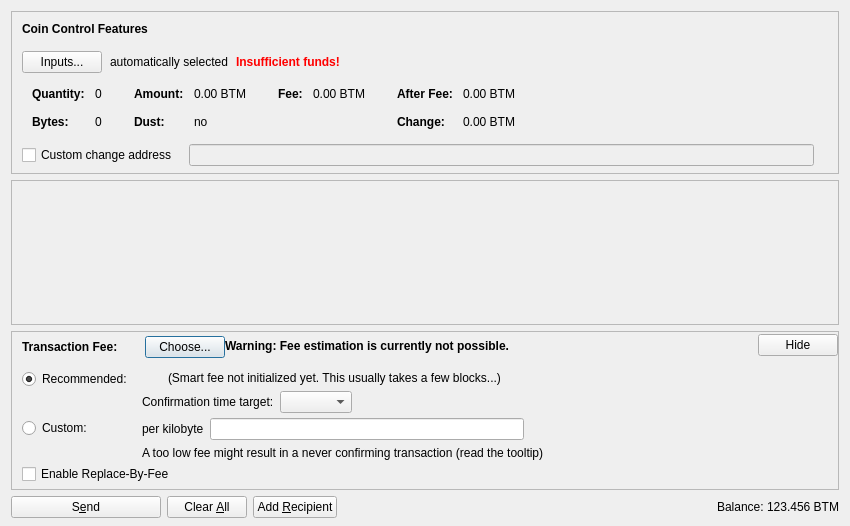
<?xml version="1.0" encoding="UTF-8"?>
<ui version="4.0">
 <class>SendCoinsDialog</class>
 <widget class="QDialog" name="SendCoinsDialog">
  <property name="geometry">
   <rect>
    <x>0</x>
    <y>0</y>
    <width>850</width>
    <height>526</height>
   </rect>
  </property>
  <property name="windowTitle">
   <string>Send Coins</string>
  </property>
  <layout class="QVBoxLayout" name="verticalLayout" stretch="0,1,0,0">
   <property name="bottomMargin">
    <number>8</number>
   </property>
   <item>
    <widget class="QFrame" name="frameCoinControl">
     <property name="sizePolicy">
      <sizepolicy hsizetype="Expanding" vsizetype="Expanding">
       <horstretch>0</horstretch>
       <verstretch>0</verstretch>
      </sizepolicy>
     </property>
     <property name="maximumSize">
      <size>
       <width>16777215</width>
       <height>16777215</height>
      </size>
     </property>
     <property name="frameShape">
      <enum>QFrame::StyledPanel</enum>
     </property>
     <property name="frameShadow">
      <enum>QFrame::Sunken</enum>
     </property>
     <layout class="QVBoxLayout" name="verticalLayoutCoinControl2">
      <property name="spacing">
       <number>0</number>
      </property>
      <property name="leftMargin">
       <number>0</number>
      </property>
      <property name="topMargin">
       <number>0</number>
      </property>
      <property name="rightMargin">
       <number>0</number>
      </property>
      <property name="bottomMargin">
       <number>6</number>
      </property>
      <item>
       <layout class="QVBoxLayout" name="verticalLayoutCoinControl" stretch="0,0,0,0,1">
        <property name="spacing">
         <number>0</number>
        </property>
        <property name="leftMargin">
         <number>10</number>
        </property>
        <property name="topMargin">
         <number>10</number>
        </property>
        <item>
         <layout class="QHBoxLayout" name="horizontalLayoutCoinControl1">
          <property name="bottomMargin">
           <number>15</number>
          </property>
          <item>
           <widget class="QLabel" name="labelCoinControlFeatures">
            <property name="sizePolicy">
             <sizepolicy hsizetype="Preferred" vsizetype="Maximum">
              <horstretch>0</horstretch>
              <verstretch>0</verstretch>
             </sizepolicy>
            </property>
            <property name="font">
             <font>
              <weight>75</weight>
              <bold>true</bold>
             </font>
            </property>
            <property name="styleSheet">
             <string notr="true">font-weight:bold;</string>
            </property>
            <property name="text">
             <string>Coin Control Features</string>
            </property>
           </widget>
          </item>
         </layout>
        </item>
        <item>
         <layout class="QHBoxLayout" name="horizontalLayoutCoinControl2" stretch="0,0,0,0">
          <property name="spacing">
           <number>8</number>
          </property>
          <property name="bottomMargin">
           <number>10</number>
          </property>
          <item>
           <widget class="QPushButton" name="pushButtonCoinControl">
            <property name="styleSheet">
             <string notr="true"/>
            </property>
            <property name="text">
             <string>Inputs...</string>
            </property>
            <property name="autoDefault">
             <bool>false</bool>
            </property>
           </widget>
          </item>
          <item>
           <widget class="QLabel" name="labelCoinControlAutomaticallySelected">
            <property name="text">
             <string>automatically selected</string>
            </property>
            <property name="margin">
             <number>5</number>
            </property>
           </widget>
          </item>
          <item>
           <widget class="QLabel" name="labelCoinControlInsuffFunds">
            <property name="font">
             <font>
              <weight>75</weight>
              <bold>true</bold>
             </font>
            </property>
            <property name="styleSheet">
             <string notr="true">color:red;font-weight:bold;</string>
            </property>
            <property name="text">
             <string>Insufficient funds!</string>
            </property>
            <property name="margin">
             <number>5</number>
            </property>
           </widget>
          </item>
          <item>
           <spacer name="horizontalSpacerCoinControl">
            <property name="orientation">
             <enum>Qt::Horizontal</enum>
            </property>
            <property name="sizeHint" stdset="0">
             <size>
              <width>40</width>
              <height>1</height>
             </size>
            </property>
           </spacer>
          </item>
         </layout>
        </item>
        <item>
         <widget class="QWidget" name="widgetCoinControl" native="true">
          <property name="sizePolicy">
           <sizepolicy hsizetype="Preferred" vsizetype="Preferred">
            <horstretch>0</horstretch>
            <verstretch>0</verstretch>
           </sizepolicy>
          </property>
          <property name="minimumSize">
           <size>
            <width>0</width>
            <height>0</height>
           </size>
          </property>
          <property name="styleSheet">
           <string notr="true"/>
          </property>
          <layout class="QHBoxLayout" name="horizontalLayoutCoinControl5">
           <property name="leftMargin">
            <number>0</number>
           </property>
           <property name="topMargin">
            <number>0</number>
           </property>
           <property name="rightMargin">
            <number>0</number>
           </property>
           <property name="bottomMargin">
            <number>0</number>
           </property>
           <item>
            <layout class="QHBoxLayout" name="horizontalLayoutCoinControl3" stretch="0,0,0,1">
             <property name="spacing">
              <number>20</number>
             </property>
             <property name="topMargin">
              <number>0</number>
             </property>
             <property name="bottomMargin">
              <number>10</number>
             </property>
             <item>
              <layout class="QFormLayout" name="formLayoutCoinControl1">
               <property name="horizontalSpacing">
                <number>10</number>
               </property>
               <property name="verticalSpacing">
                <number>14</number>
               </property>
               <property name="leftMargin">
                <number>10</number>
               </property>
               <property name="topMargin">
                <number>4</number>
               </property>
               <property name="rightMargin">
                <number>6</number>
               </property>
               <item row="0" column="0">
                <widget class="QLabel" name="labelCoinControlQuantityText">
                 <property name="font">
                  <font>
                   <weight>75</weight>
                   <bold>true</bold>
                  </font>
                 </property>
                 <property name="text">
                  <string>Quantity:</string>
                 </property>
                 <property name="margin">
                  <number>0</number>
                 </property>
                </widget>
               </item>
               <item row="0" column="1">
                <widget class="QLabel" name="labelCoinControlQuantity">
                 <property name="cursor">
                  <cursorShape>IBeamCursor</cursorShape>
                 </property>
                 <property name="contextMenuPolicy">
                  <enum>Qt::ActionsContextMenu</enum>
                 </property>
                 <property name="text">
                  <string notr="true">0</string>
                 </property>
                 <property name="margin">
                  <number>0</number>
                 </property>
                 <property name="textInteractionFlags">
                  <set>Qt::LinksAccessibleByMouse|Qt::TextSelectableByKeyboard|Qt::TextSelectableByMouse</set>
                 </property>
                </widget>
               </item>
               <item row="1" column="0">
                <widget class="QLabel" name="labelCoinControlBytesText">
                 <property name="font">
                  <font>
                   <weight>75</weight>
                   <bold>true</bold>
                  </font>
                 </property>
                 <property name="text">
                  <string>Bytes:</string>
                 </property>
                </widget>
               </item>
               <item row="1" column="1">
                <widget class="QLabel" name="labelCoinControlBytes">
                 <property name="cursor">
                  <cursorShape>IBeamCursor</cursorShape>
                 </property>
                 <property name="contextMenuPolicy">
                  <enum>Qt::ActionsContextMenu</enum>
                 </property>
                 <property name="text">
                  <string notr="true">0</string>
                 </property>
                 <property name="textInteractionFlags">
                  <set>Qt::LinksAccessibleByMouse|Qt::TextSelectableByKeyboard|Qt::TextSelectableByMouse</set>
                 </property>
                </widget>
               </item>
              </layout>
             </item>
             <item>
              <layout class="QFormLayout" name="formLayoutCoinControl2">
               <property name="horizontalSpacing">
                <number>10</number>
               </property>
               <property name="verticalSpacing">
                <number>14</number>
               </property>
               <property name="leftMargin">
                <number>6</number>
               </property>
               <property name="topMargin">
                <number>4</number>
               </property>
               <property name="rightMargin">
                <number>6</number>
               </property>
               <item row="0" column="0">
                <widget class="QLabel" name="labelCoinControlAmountText">
                 <property name="font">
                  <font>
                   <weight>75</weight>
                   <bold>true</bold>
                  </font>
                 </property>
                 <property name="text">
                  <string>Amount:</string>
                 </property>
                 <property name="margin">
                  <number>0</number>
                 </property>
                </widget>
               </item>
               <item row="0" column="1">
                <widget class="QLabel" name="labelCoinControlAmount">
                 <property name="cursor">
                  <cursorShape>IBeamCursor</cursorShape>
                 </property>
                 <property name="contextMenuPolicy">
                  <enum>Qt::ActionsContextMenu</enum>
                 </property>
                 <property name="text">
                  <string notr="true">0.00 BTM</string>
                 </property>
                 <property name="textInteractionFlags">
                  <set>Qt::LinksAccessibleByMouse|Qt::TextSelectableByKeyboard|Qt::TextSelectableByMouse</set>
                 </property>
                </widget>
               </item>
               <item row="1" column="0">
                <widget class="QLabel" name="labelCoinControlLowOutputText">
                 <property name="font">
                  <font>
                   <weight>75</weight>
                   <bold>true</bold>
                  </font>
                 </property>
                 <property name="text">
                  <string>Dust:</string>
                 </property>
                </widget>
               </item>
               <item row="1" column="1">
                <widget class="QLabel" name="labelCoinControlLowOutput">
                 <property name="cursor">
                  <cursorShape>IBeamCursor</cursorShape>
                 </property>
                 <property name="contextMenuPolicy">
                  <enum>Qt::ActionsContextMenu</enum>
                 </property>
                 <property name="text">
                  <string notr="true">no</string>
                 </property>
                 <property name="textInteractionFlags">
                  <set>Qt::LinksAccessibleByMouse|Qt::TextSelectableByKeyboard|Qt::TextSelectableByMouse</set>
                 </property>
                </widget>
               </item>
              </layout>
             </item>
             <item>
              <layout class="QFormLayout" name="formLayoutCoinControl3">
               <property name="horizontalSpacing">
                <number>10</number>
               </property>
               <property name="verticalSpacing">
                <number>14</number>
               </property>
               <property name="leftMargin">
                <number>6</number>
               </property>
               <property name="topMargin">
                <number>4</number>
               </property>
               <property name="rightMargin">
                <number>6</number>
               </property>
               <item row="0" column="0">
                <widget class="QLabel" name="labelCoinControlFeeText">
                 <property name="font">
                  <font>
                   <weight>75</weight>
                   <bold>true</bold>
                  </font>
                 </property>
                 <property name="text">
                  <string>Fee:</string>
                 </property>
                 <property name="margin">
                  <number>0</number>
                 </property>
                </widget>
               </item>
               <item row="0" column="1">
                <widget class="QLabel" name="labelCoinControlFee">
                 <property name="cursor">
                  <cursorShape>IBeamCursor</cursorShape>
                 </property>
                 <property name="contextMenuPolicy">
                  <enum>Qt::ActionsContextMenu</enum>
                 </property>
                 <property name="text">
                  <string notr="true">0.00 BTM</string>
                 </property>
                 <property name="textInteractionFlags">
                  <set>Qt::LinksAccessibleByMouse|Qt::TextSelectableByKeyboard|Qt::TextSelectableByMouse</set>
                 </property>
                </widget>
               </item>
              </layout>
             </item>
             <item>
              <layout class="QFormLayout" name="formLayoutCoinControl4">
               <property name="horizontalSpacing">
                <number>10</number>
               </property>
               <property name="verticalSpacing">
                <number>14</number>
               </property>
               <property name="leftMargin">
                <number>6</number>
               </property>
               <property name="topMargin">
                <number>4</number>
               </property>
               <property name="rightMargin">
                <number>6</number>
               </property>
               <item row="0" column="0">
                <widget class="QLabel" name="labelCoinControlAfterFeeText">
                 <property name="font">
                  <font>
                   <weight>75</weight>
                   <bold>true</bold>
                  </font>
                 </property>
                 <property name="text">
                  <string>After Fee:</string>
                 </property>
                 <property name="margin">
                  <number>0</number>
                 </property>
                </widget>
               </item>
               <item row="0" column="1">
                <widget class="QLabel" name="labelCoinControlAfterFee">
                 <property name="cursor">
                  <cursorShape>IBeamCursor</cursorShape>
                 </property>
                 <property name="contextMenuPolicy">
                  <enum>Qt::ActionsContextMenu</enum>
                 </property>
                 <property name="text">
                  <string notr="true">0.00 BTM</string>
                 </property>
                 <property name="textInteractionFlags">
                  <set>Qt::LinksAccessibleByMouse|Qt::TextSelectableByKeyboard|Qt::TextSelectableByMouse</set>
                 </property>
                </widget>
               </item>
               <item row="1" column="0">
                <widget class="QLabel" name="labelCoinControlChangeText">
                 <property name="font">
                  <font>
                   <weight>75</weight>
                   <bold>true</bold>
                  </font>
                 </property>
                 <property name="text">
                  <string>Change:</string>
                 </property>
                </widget>
               </item>
               <item row="1" column="1">
                <widget class="QLabel" name="labelCoinControlChange">
                 <property name="cursor">
                  <cursorShape>IBeamCursor</cursorShape>
                 </property>
                 <property name="contextMenuPolicy">
                  <enum>Qt::ActionsContextMenu</enum>
                 </property>
                 <property name="text">
                  <string notr="true">0.00 BTM</string>
                 </property>
                 <property name="textInteractionFlags">
                  <set>Qt::LinksAccessibleByMouse|Qt::TextSelectableByKeyboard|Qt::TextSelectableByMouse</set>
                 </property>
                </widget>
               </item>
              </layout>
             </item>
            </layout>
           </item>
          </layout>
         </widget>
        </item>
        <item>
         <layout class="QHBoxLayout" name="horizontalLayoutCoinControl4" stretch="0,0,0">
          <property name="spacing">
           <number>12</number>
          </property>
          <property name="sizeConstraint">
           <enum>QLayout::SetDefaultConstraint</enum>
          </property>
          <property name="topMargin">
           <number>5</number>
          </property>
          <property name="rightMargin">
           <number>5</number>
          </property>
          <item>
           <widget class="QCheckBox" name="checkBoxCoinControlChange">
            <property name="toolTip">
             <string>If this is activated, but the change address is empty or invalid, change will be sent to a newly generated address.</string>
            </property>
            <property name="text">
             <string>Custom change address</string>
            </property>
           </widget>
          </item>
          <item>
           <widget class="QValidatedLineEdit" name="lineEditCoinControlChange">
            <property name="enabled">
             <bool>false</bool>
            </property>
            <property name="sizePolicy">
             <sizepolicy hsizetype="Expanding" vsizetype="Fixed">
              <horstretch>0</horstretch>
              <verstretch>0</verstretch>
             </sizepolicy>
            </property>
           </widget>
          </item>
          <item>
           <widget class="QLabel" name="labelCoinControlChangeLabel">
            <property name="sizePolicy">
             <sizepolicy hsizetype="Preferred" vsizetype="Expanding">
              <horstretch>0</horstretch>
              <verstretch>0</verstretch>
             </sizepolicy>
            </property>
            <property name="minimumSize">
             <size>
              <width>0</width>
              <height>0</height>
             </size>
            </property>
            <property name="text">
             <string/>
            </property>
            <property name="margin">
             <number>3</number>
            </property>
           </widget>
          </item>
         </layout>
        </item>
        <item>
         <spacer name="verticalSpacerCoinControl">
          <property name="orientation">
           <enum>Qt::Vertical</enum>
          </property>
          <property name="sizeHint" stdset="0">
           <size>
            <width>800</width>
            <height>1</height>
           </size>
          </property>
         </spacer>
        </item>
       </layout>
      </item>
     </layout>
    </widget>
   </item>
   <item>
    <widget class="QScrollArea" name="scrollArea">
     <property name="widgetResizable">
      <bool>true</bool>
     </property>
     <widget class="QWidget" name="scrollAreaWidgetContents">
      <property name="geometry">
       <rect>
        <x>0</x>
        <y>0</y>
        <width>830</width>
        <height>104</height>
       </rect>
      </property>
      <layout class="QVBoxLayout" name="verticalLayout_2" stretch="0,1">
       <property name="leftMargin">
        <number>0</number>
       </property>
       <property name="topMargin">
        <number>0</number>
       </property>
       <property name="rightMargin">
        <number>0</number>
       </property>
       <property name="bottomMargin">
        <number>0</number>
       </property>
       <item>
        <layout class="QVBoxLayout" name="entries">
         <property name="spacing">
          <number>6</number>
         </property>
        </layout>
       </item>
       <item>
        <spacer name="verticalSpacer">
         <property name="orientation">
          <enum>Qt::Vertical</enum>
         </property>
         <property name="sizeHint" stdset="0">
          <size>
           <width>20</width>
           <height>40</height>
          </size>
         </property>
        </spacer>
       </item>
      </layout>
     </widget>
    </widget>
   </item>
   <item>
    <widget class="QFrame" name="frameFee">
     <property name="sizePolicy">
      <sizepolicy hsizetype="Expanding" vsizetype="Expanding">
       <horstretch>0</horstretch>
       <verstretch>0</verstretch>
      </sizepolicy>
     </property>
     <property name="maximumSize">
      <size>
       <width>16777215</width>
       <height>16777215</height>
      </size>
     </property>
     <property name="frameShape">
      <enum>QFrame::StyledPanel</enum>
     </property>
     <property name="frameShadow">
      <enum>QFrame::Sunken</enum>
     </property>
     <layout class="QVBoxLayout" name="verticalLayoutFee1">
      <property name="spacing">
       <number>0</number>
      </property>
      <property name="leftMargin">
       <number>0</number>
      </property>
      <property name="topMargin">
       <number>0</number>
      </property>
      <property name="rightMargin">
       <number>0</number>
      </property>
      <property name="bottomMargin">
       <number>0</number>
      </property>
      <item>
       <layout class="QVBoxLayout" name="verticalLayoutFee2" stretch="0,0,0">
        <property name="spacing">
         <number>0</number>
        </property>
        <property name="leftMargin">
         <number>10</number>
        </property>
        <property name="topMargin">
         <number>0</number>
        </property>
        <item>
         <layout class="QHBoxLayout" name="horizontalLayoutFee1">
          <property name="bottomMargin">
           <number>0</number>
          </property>
          <item>
           <layout class="QVBoxLayout" name="verticalLayoutFee7">
            <property name="spacing">
             <number>0</number>
            </property>
            <item>
             <spacer name="verticalSpacerSmartFee">
              <property name="orientation">
               <enum>Qt::Vertical</enum>
              </property>
              <property name="sizeType">
               <enum>QSizePolicy::Fixed</enum>
              </property>
              <property name="sizeHint" stdset="0">
               <size>
                <width>1</width>
                <height>4</height>
               </size>
              </property>
             </spacer>
            </item>
            <item>
             <layout class="QHBoxLayout" name="horizontalLayoutSmartFee">
              <property name="spacing">
               <number>10</number>
              </property>
              <item>
               <widget class="QLabel" name="labelFeeHeadline">
                <property name="sizePolicy">
                 <sizepolicy hsizetype="Preferred" vsizetype="Maximum">
                  <horstretch>0</horstretch>
                  <verstretch>0</verstretch>
                 </sizepolicy>
                </property>
                <property name="font">
                 <font>
                  <weight>75</weight>
                  <bold>true</bold>
                 </font>
                </property>
                <property name="styleSheet">
                 <string notr="true">font-weight:bold;</string>
                </property>
                <property name="text">
                 <string>Transaction Fee:</string>
                </property>
               </widget>
              </item>
              <item>
               <widget class="QLabel" name="labelFeeMinimized">
                <property name="text">
                 <string/>
                </property>
               </widget>
              </item>
              <item>
               <widget class="QPushButton" name="buttonChooseFee">
                <property name="text">
                 <string>Choose...</string>
                </property>
               </widget>
              </item>
             </layout>
            </item>
            <item>
             <spacer name="verticalSpacer_5">
              <property name="orientation">
               <enum>Qt::Vertical</enum>
              </property>
              <property name="sizeHint" stdset="0">
               <size>
                <width>1</width>
                <height>1</height>
               </size>
              </property>
             </spacer>
            </item>
           </layout>
          </item>
          <item>
           <widget class="QLabel" name="fallbackFeeWarningLabel">
            <property name="toolTip">
             <string>Using the fallbackfee can result in sending a transaction that will take several hours or days (or never) to confirm. Consider choosing your fee manually or wait until you have validated the complete chain.</string>
            </property>
            <property name="font">
            <font>
                <weight>75</weight>
                <bold>true</bold>
            </font>
            </property>
            <property name="text">
             <string>Warning: Fee estimation is currently not possible.</string>
            </property>
            <property name="wordWrap">
             <bool>false</bool>
            </property>
           </widget>
          </item>
          <item>
           <spacer name="horizontalSpacer_4">
            <property name="orientation">
             <enum>Qt::Horizontal</enum>
            </property>
            <property name="sizeType">
             <enum>QSizePolicy::MinimumExpanding</enum>
            </property>
            <property name="sizeHint" stdset="0">
             <size>
              <width>40</width>
              <height>20</height>
             </size>
            </property>
           </spacer>
          </item>
          <item>
           <widget class="QPushButton" name="buttonMinimizeFee">
            <property name="toolTip">
             <string>collapse fee-settings</string>
            </property>
            <property name="text">
             <string>Hide</string>
            </property>
           </widget>
          </item>
         </layout>
        </item>
        <item>
         <widget class="QFrame" name="frameFeeSelection">
          <layout class="QVBoxLayout" name="verticalLayoutFee12">
           <property name="spacing">
            <number>0</number>
           </property>
           <property name="leftMargin">
            <number>0</number>
           </property>
           <property name="topMargin">
            <number>0</number>
           </property>
           <property name="rightMargin">
            <number>0</number>
           </property>
           <property name="bottomMargin">
            <number>0</number>
           </property>
           <item>
            <layout class="QGridLayout" name="gridLayoutFee">
             <property name="topMargin">
              <number>10</number>
             </property>
             <property name="bottomMargin">
              <number>4</number>
             </property>
             <property name="horizontalSpacing">
              <number>10</number>
             </property>
             <property name="verticalSpacing">
              <number>4</number>
             </property>
             <item row="1" column="1">
              <layout class="QVBoxLayout" name="verticalLayoutFee8">
               <property name="spacing">
                <number>6</number>
               </property>
               <item>
                <layout class="QHBoxLayout" name="horizontalLayoutFee13">
                 <item>
                  <widget class="QLabel" name="labelCustomPerKilobyte">
                   <property name="toolTip">
                    <string>Specify a custom fee per kB (1,000 bytes) of the transaction's virtual size.

Note:  Since the fee is calculated on a per-byte basis, a fee of "100 satoshis per kB" for a transaction size of 500 bytes (half of 1 kB) would ultimately yield a fee of only 50 satoshis.</string>
                   </property>
                   <property name="text">
                    <string>per kilobyte</string>
                   </property>
                  </widget>
                 </item>
                 <item>
                  <widget class="bitmonkeyAmountField" name="customFee"/>
                 </item>
                 <item>
                  <spacer name="horizontalSpacer_6">
                   <property name="orientation">
                    <enum>Qt::Horizontal</enum>
                   </property>
                   <property name="sizeHint" stdset="0">
                    <size>
                     <width>1</width>
                     <height>1</height>
                    </size>
                   </property>
                  </spacer>
                 </item>
                </layout>
               </item>
               <item>
                <layout class="QHBoxLayout" name="horizontalLayoutFee8">
                 <item>
                  <widget class="QLabel" name="labelCustomFeeWarning">
                   <property name="enabled">
                    <bool>true</bool>
                   </property>
                   <property name="toolTip">
                    <string>When there is less transaction volume than space in the blocks, miners as well as relaying nodes may enforce a minimum fee. Paying only this minimum fee is just fine, but be aware that this can result in a never confirming transaction once there is more demand for bitmonkey transactions than the network can process.</string>
                   </property>
                   <property name="text">
                    <string>A too low fee might result in a never confirming transaction (read the tooltip)</string>
                   </property>
                  </widget>
                 </item>
                 <item>
                  <spacer name="horizontalSpacer_2">
                   <property name="orientation">
                    <enum>Qt::Horizontal</enum>
                   </property>
                   <property name="sizeHint" stdset="0">
                    <size>
                     <width>1</width>
                     <height>1</height>
                    </size>
                   </property>
                  </spacer>
                 </item>
                </layout>
               </item>
              </layout>
             </item>
             <item row="0" column="0">
              <layout class="QVBoxLayout" name="verticalLayoutFee4" stretch="0,1">
               <item>
                <widget class="QRadioButton" name="radioSmartFee">
                 <property name="text">
                  <string>Recommended:</string>
                 </property>
                 <property name="checked">
                  <bool>true</bool>
                 </property>
                 <attribute name="buttonGroup">
                  <string notr="true">groupFee</string>
                 </attribute>
                </widget>
               </item>
               <item>
                <spacer name="verticalSpacer_2">
                 <property name="orientation">
                  <enum>Qt::Vertical</enum>
                 </property>
                 <property name="sizeHint" stdset="0">
                  <size>
                   <width>1</width>
                   <height>1</height>
                  </size>
                 </property>
                </spacer>
               </item>
              </layout>
             </item>
             <item row="1" column="0">
              <layout class="QVBoxLayout" name="verticalLayoutFee9" stretch="0,1">
               <item>
                <widget class="QRadioButton" name="radioCustomFee">
                 <property name="text">
                  <string>Custom:</string>
                 </property>
                 <attribute name="buttonGroup">
                  <string notr="true">groupFee</string>
                 </attribute>
                </widget>
               </item>
               <item>
                <spacer name="verticalSpacer_6">
                 <property name="orientation">
                  <enum>Qt::Vertical</enum>
                 </property>
                 <property name="sizeHint" stdset="0">
                  <size>
                   <width>1</width>
                   <height>1</height>
                  </size>
                 </property>
                </spacer>
               </item>
              </layout>
             </item>
             <item row="0" column="1">
              <layout class="QVBoxLayout" name="verticalLayoutFee3" stretch="0,0,1">
               <property name="spacing">
                <number>6</number>
               </property>
               <property name="topMargin">
                <number>2</number>
               </property>
               <item>
                <layout class="QHBoxLayout" name="horizontalLayoutFee12">
                 <item>
                  <widget class="QLabel" name="labelSmartFee">
                   <property name="text">
                    <string/>
                   </property>
                  </widget>
                 </item>
                 <item>
                  <widget class="QLabel" name="labelFeeEstimation">
                   <property name="text">
                    <string/>
                   </property>
                  </widget>
                 </item>
                 <item>
                  <widget class="QLabel" name="labelSmartFee2">
                   <property name="text">
                    <string>(Smart fee not initialized yet. This usually takes a few blocks...)</string>
                   </property>
                  </widget>
                 </item>
                 <item>
                  <spacer name="horizontalSpacer_5">
                   <property name="orientation">
                    <enum>Qt::Horizontal</enum>
                   </property>
                   <property name="sizeHint" stdset="0">
                    <size>
                     <width>1</width>
                     <height>1</height>
                    </size>
                   </property>
                  </spacer>
                 </item>
                </layout>
               </item>
               <item>
                <layout class="QHBoxLayout" name="horizontalLayoutFee9">
                 <item>
                  <layout class="QVBoxLayout" name="verticalLayoutFee6">
                   <item>
                    <widget class="QLabel" name="labelSmartFee3">
                     <property name="text">
                      <string>Confirmation time target:</string>
                     </property>
                    </widget>
                   </item>
                  </layout>
                 </item>
                 <item>
                  <layout class="QVBoxLayout" name="verticalLayoutFee5">
                   <property name="rightMargin">
                    <number>30</number>
                   </property>
                   <item>
                    <layout class="QHBoxLayout" name="horizontalLayoutConfTarget">
                     <property name="bottomMargin">
                      <number>0</number>
                     </property>
                     <item>
                      <widget class="QComboBox" name="confTargetSelector"/>
                     </item>
                     <item>
                      <spacer name="horizontalSpacerConfTarget">
                       <property name="orientation">
                        <enum>Qt::Horizontal</enum>
                       </property>
                       <property name="sizeHint" stdset="0">
                        <size>
                         <width>40</width>
                         <height>20</height>
                        </size>
                       </property>
                      </spacer>
                     </item>
                    </layout>
                   </item>
                  </layout>
                 </item>
                </layout>
               </item>
               <item>
                <spacer name="verticalSpacer_4">
                 <property name="orientation">
                  <enum>Qt::Vertical</enum>
                 </property>
                 <property name="sizeHint" stdset="0">
                  <size>
                   <width>1</width>
                   <height>1</height>
                  </size>
                 </property>
                </spacer>
               </item>
              </layout>
             </item>
            </layout>
           </item>
           <item>
            <widget class="QCheckBox" name="optInRBF">
             <property name="text">
              <string>Enable Replace-By-Fee</string>
             </property>
             <property name="toolTip">
              <string>With Replace-By-Fee (BIP-125) you can increase a transaction's fee after it is sent. Without this, a higher fee may be recommended to compensate for increased transaction delay risk.</string>
             </property>
            </widget>
           </item>
          </layout>
         </widget>
        </item>
        <item>
         <spacer name="verticalSpacerFee">
          <property name="orientation">
           <enum>Qt::Vertical</enum>
          </property>
          <property name="sizeHint" stdset="0">
           <size>
            <width>40</width>
            <height>5</height>
           </size>
          </property>
         </spacer>
        </item>
       </layout>
      </item>
     </layout>
    </widget>
   </item>
   <item>
    <layout class="QHBoxLayout" name="horizontalLayout">
     <item>
      <widget class="QPushButton" name="sendButton">
       <property name="minimumSize">
        <size>
         <width>150</width>
         <height>0</height>
        </size>
       </property>
       <property name="toolTip">
        <string>Confirm the send action</string>
       </property>
       <property name="text">
        <string>S&amp;end</string>
       </property>
       <property name="icon">
        <iconset resource="../bitmonkey.qrc">
         <normaloff>:/icons/send</normaloff>:/icons/send</iconset>
       </property>
       <property name="autoDefault">
        <bool>false</bool>
       </property>
       <property name="default">
        <bool>false</bool>
       </property>
      </widget>
     </item>
     <item>
      <widget class="QPushButton" name="clearButton">
       <property name="sizePolicy">
        <sizepolicy hsizetype="Minimum" vsizetype="Fixed">
         <horstretch>0</horstretch>
         <verstretch>0</verstretch>
        </sizepolicy>
       </property>
       <property name="toolTip">
        <string>Clear all fields of the form.</string>
       </property>
       <property name="text">
        <string>Clear &amp;All</string>
       </property>
       <property name="icon">
        <iconset resource="../bitmonkey.qrc">
         <normaloff>:/icons/remove</normaloff>:/icons/remove</iconset>
       </property>
       <property name="autoDefault">
        <bool>false</bool>
       </property>
      </widget>
     </item>
     <item>
      <widget class="QPushButton" name="addButton">
       <property name="toolTip">
        <string>Send to multiple recipients at once</string>
       </property>
       <property name="text">
        <string>Add &amp;Recipient</string>
       </property>
       <property name="icon">
        <iconset resource="../bitmonkey.qrc">
         <normaloff>:/icons/add</normaloff>:/icons/add</iconset>
       </property>
       <property name="autoDefault">
        <bool>false</bool>
       </property>
      </widget>
     </item>
     <item>
      <spacer name="horizontalSpacer">
       <property name="orientation">
        <enum>Qt::Horizontal</enum>
       </property>
       <property name="sizeHint" stdset="0">
        <size>
         <width>40</width>
         <height>20</height>
        </size>
       </property>
      </spacer>
     </item>
     <item>
      <layout class="QHBoxLayout" name="horizontalLayout_2">
       <property name="spacing">
        <number>3</number>
       </property>
       <item>
        <widget class="QLabel" name="label">
         <property name="sizePolicy">
          <sizepolicy hsizetype="Preferred" vsizetype="Fixed">
           <horstretch>0</horstretch>
           <verstretch>0</verstretch>
          </sizepolicy>
         </property>
         <property name="text">
          <string>Balance:</string>
         </property>
        </widget>
       </item>
       <item>
        <widget class="QLabel" name="labelBalance">
         <property name="sizePolicy">
          <sizepolicy hsizetype="Preferred" vsizetype="Fixed">
           <horstretch>0</horstretch>
           <verstretch>0</verstretch>
          </sizepolicy>
         </property>
         <property name="cursor">
          <cursorShape>IBeamCursor</cursorShape>
         </property>
         <property name="text">
          <string notr="true">123.456 BTM</string>
         </property>
         <property name="textInteractionFlags">
          <set>Qt::LinksAccessibleByMouse|Qt::TextSelectableByKeyboard|Qt::TextSelectableByMouse</set>
         </property>
        </widget>
       </item>
      </layout>
     </item>
    </layout>
   </item>
  </layout>
 </widget>
 <customwidgets>
  <customwidget>
   <class>QValidatedLineEdit</class>
   <extends>QLineEdit</extends>
   <header>qt/qvalidatedlineedit.h</header>
  </customwidget>
  <customwidget>
   <class>bitmonkeyAmountField</class>
   <extends>QLineEdit</extends>
   <header>qt/bitmonkeyamountfield.h</header>
   <container>1</container>
  </customwidget>
 </customwidgets>
 <resources>
  <include location="../bitmonkey.qrc"/>
 </resources>
 <connections/>
 <buttongroups>
  <buttongroup name="groupFee"/>
 </buttongroups>
</ui>
